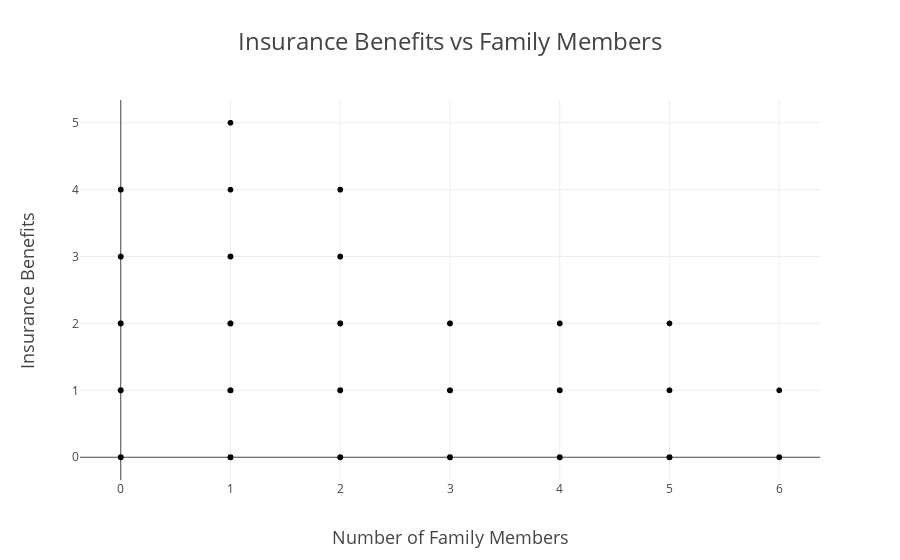

Here is the notebook cell this chart was saved with:
### Markdown cell above
- Family Members vs Insurance Benefits

### Code cell
fig = px.scatter(
    df,
    x='family_members',
    y='insurance_benefits',
    title='Insurance Benefits vs Family Members',
    labels={'family_members': 'Number of Family Members', 'insurance_benefits': 'Insurance Benefits'},
)

# Customize the layout
fig.update_layout(
    title_font=dict(size=24), title_x=0.5,
    xaxis_title_font=dict(size=18),
    yaxis_title_font=dict(size=18)
)

fig.show()

### Figure 1 — Plotly figure (JSON) as saved in the notebook; plotly's stock layout.template omitted (floating-point values rounded to 4 significant figures; data arrays with more than 128 entries replaced by an {"elided": "..."} marker saying what was removed)
{"data": [{"hovertemplate": "Number of Family Members=%{x}<br>Insurance Benefits=%{y}<extra></extra>", "legendgroup": "", "marker": {"color": "#000001", "symbol": "circle"}, "mode": "markers", "name": "", "showlegend": false, "type": "scattergl", "x": {"elided": "4847 int values"}, "xaxis": "x", "y": {"elided": "4847 int values"}, "yaxis": "y"}], "layout": {"autosize": true, "legend": {"tracegroupgap": 0}, "title": {"font": {"size": 24}, "text": "Insurance Benefits vs Family Members", "x": 0.5}, "xaxis": {"anchor": "y", "autorange": true, "domain": [0, 1], "range": [-0.3626, 6.363], "title": {"font": {"size": 18}, "text": "Number of Family Members"}, "type": "linear"}, "yaxis": {"anchor": "x", "autorange": true, "domain": [0, 1], "range": [-0.4126, 5.413], "title": {"font": {"size": 18}, "text": "Insurance Benefits"}, "type": "linear"}}}
